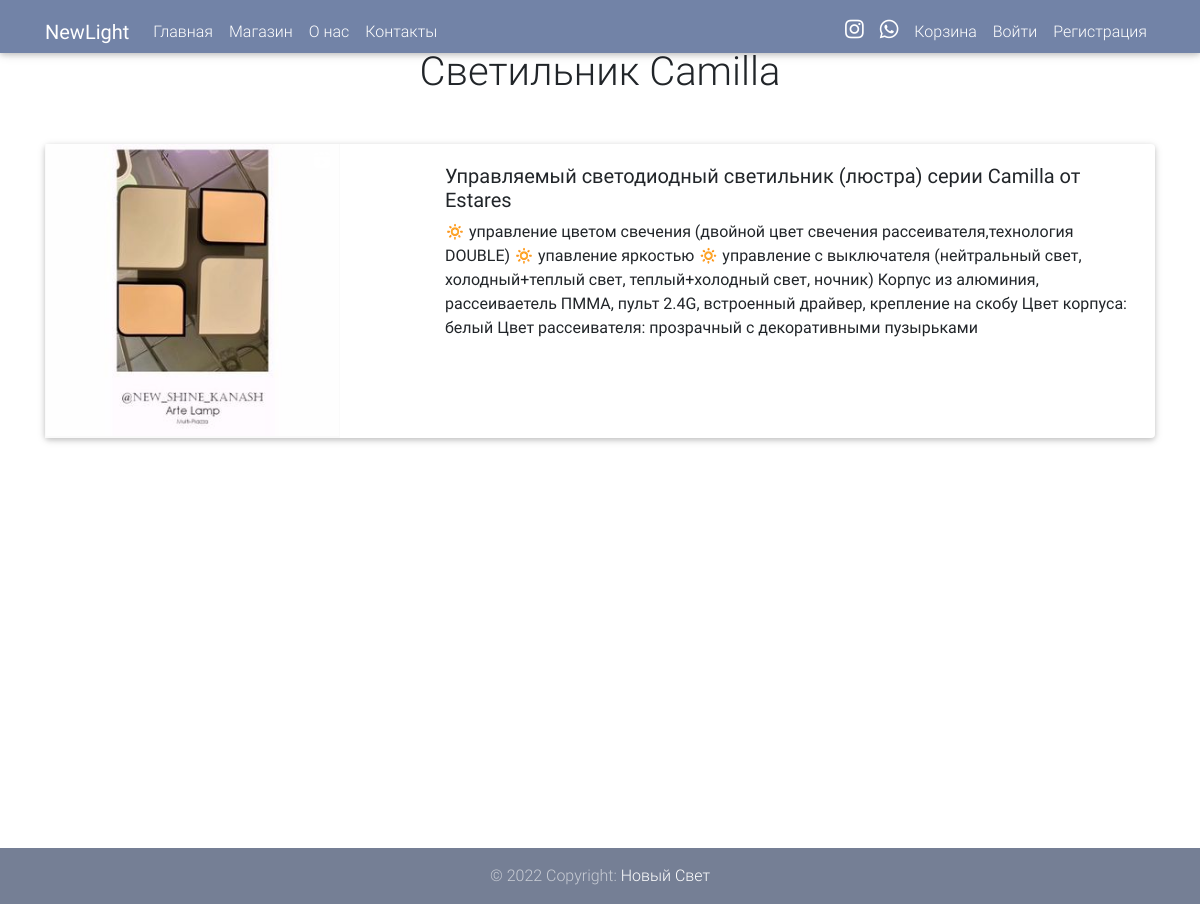
Page /shop/detail/2/ on the committed database.
### shop/models.py (models this page shows, shortened)
class Product(models.Model):
    name = models.CharField(max_length=255, verbose_name='Название люстры')
    description = models.TextField(max_length=1000, verbose_name='Описание')
    features = models.TextField(max_length=1000, verbose_name='Характеристики')
    type = models.CharField(max_length=255, verbose_name='Тип')
    code = models.AutoField(auto_created=True, primary_key=True, verbose_name='ID')
    price = models.DecimalField(max_digits=20, decimal_places=2)
    unit = models.CharField(max_length=255, blank=True, null=True)
    image = models.ImageField("Фотографии", upload_to='shop/')
    note = models.TextField(blank=True, null=True, verbose_name='Заметки')
    class Meta:
        ordering = ['pk']

### shop/views.py (the view)
# urls.py: path('detail/<int:pk>/', views.ProductsDetailView.as_view(), name='shop_detail'),
class ProductsDetailView(DetailView):
    model = Product
    template_name = 'shop/shop-details.html'

### templates/shop/shop-details.html (shortened to what this page needs)
{% extends 'base.html' %}
{% load static %}
{% block container %}
    <div class="container min-vh-100 ">
    <h1 class="mt-5 text-center">{{ object.type }} {{ object.name }}</h1>
    <div class="card mb-3 mt-5" style="max-width: 1200px;">
        <div class="row g-0">
            <div class="col-md-4">
                <img
                        src="/shop{{ object.image.url }}"
                        alt="Trendy Pants and Shoes"
                        class="img-fluid rounded-start"
                />
            </div>
            <div class="col-md-8">
                <div class="card-body">
                    <h5>
                        {{ object.description }}
                    </h5>
                    <p>{{ object.features }}</p>
                </div>
            </div>
        </div>
    </div>
    </div>
{% endblock container %}

### static/css/style.css (style rules this page uses)
html, body, header, .jarallax { height: 700px; }

### rows in the picture
Product: type "Cветильник", name "Camilla", image (picture), description "Управляемый светодиодный светильник (люстра) серии Camilla от Estares", features "🔅 управление цветом свечения (двойной цвет свечения рассеивателя,технология DOUBLE) 🔅 упавление яркостью 🔅 управление с выключателя (нейтральный свет, холодный+теплый свет, теплый+холодный свет, ночник) Корпус из алюминия, рассеиваетель ПММА, пульт 2.4G, встроенный драйвер, крепление на скобу Цвет корпуса: белый Цвет рассеивателя: прозрачный с декоративными пузырьками"
